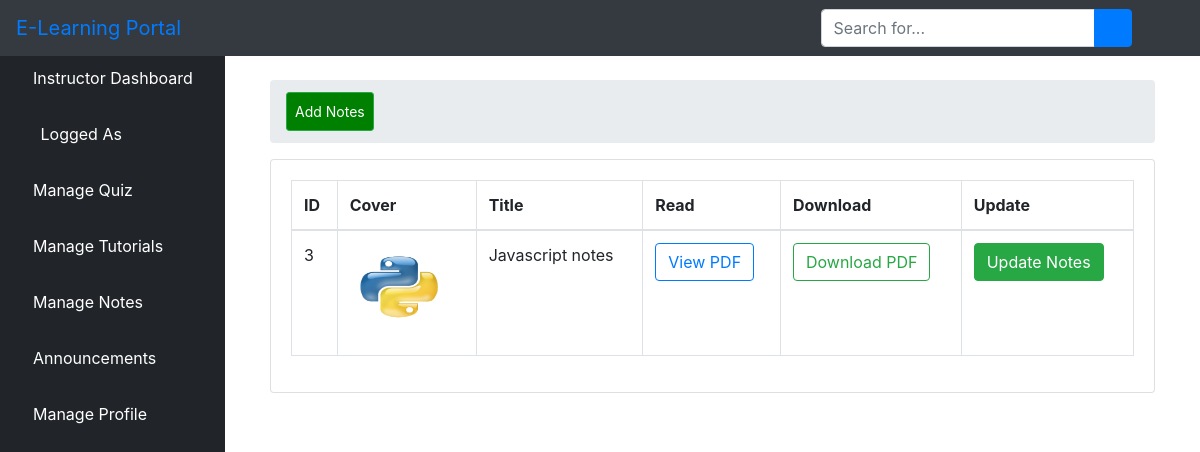
/listnotes/, run on the app's committed database.
### elearn/models.py (models this page shows, shortened)
class Notes(models.Model):
    title = models.CharField(max_length=500)
    file = models.FileField(upload_to='', null=True, blank=True)
    cover = models.ImageField(upload_to='', null=True, blank=True)
    course = models.ForeignKey(Course, on_delete=models.CASCADE)
    user = models.ForeignKey(User, on_delete=models.CASCADE)

### elearn/views.py (the view)
# urls.py: path('listnotes/', views.LNotesList.as_view(), name='lnotes'),
class LNotesList(ListView):
    model = Notes
    template_name = 'dashboard/instructor/list_notes.html'
    context_object_name = 'notes'
    paginate_by = 4
    def get_queryset(self):
        return Notes.objects.order_by('-id')

### elearn/templates/dashboard/instructor/list_notes.html (shortened to what this page needs)
{% extends 'dashboard/instructor/base.html' %}
{% load static %}
{% block body %}
  <div class="container-fluid">
        <div class="row">
          <div class="col-12 mb-3">
          <div class="col-12 mb-3">
                <div id="content-wrapper" style="padding-top: 30px">
        <div class="container-fluid">
               <ol class="breadcrumb">
                <li class="breadcrumb-item">
                    <a  class="btn btn-sm btn-success" href="{% url 'iadd_notes' %}" style="padding: 8px; float: right; background-color: green; color: white;">Add Notes</a>
                </li>
            </ol>
            <div class="card mb-3">
                <div class="card-body">
                    <div class="table-responsive">
                         <table class="table table-bordered" id="dataTable" width="100%" cellspacing="0">
                            <thead>
                            <tr>
                                <th>ID</th>
                                <th>Cover</th>
                                <th>Title</th>
                                <th>Read</th>
                                <th>Download</th>
                                <th>Update</th>
                            </tr>
                            </thead>
                            <tbody>
                              {% if notes%}
                                {% for note in notes%}
                                <tr>
                                  <td>{{ note.id }}</td>
                                  <td>
                                    {% if note.cover %}
                                    <img src="{{ note.cover.url }}" alt="{{ note.title }}" style="width:100px; height: 100px">
                                    {% else %}
                                    <span class="text-muted">No cover</span>
                                    {% endif %}
                                   </td>
                                  <td>{{ note.title }}</td>
                                    <td>
                                    {% if note.file %}
                                      <a href="{{ note.file.url }}" class="btn btn-outline-primary" target="_blank">
                                    View PDF</a>
                                    {% else %}
                                    <span class="text-muted">No PDF</span>
                                   {% endif %}
                                  </td>
                                    <td>
                                    {% if note.cover %}
                                      <a href="{{ note.file.url }}" download class="btn btn-outline-success">
                                    Download PDF</a>
                                    {% else %}
                                   <span class="text-muted">No PDF</span>
                                   {% endif %}
                                  </td>
        <td>
          <a href="{% url 'update_file' note.pk %}"><button type="button" class="btn btn-success">Update Notes</button>
        </td>
                                </tr>
                                {% endfor %}
                                {% endif %}
                            </tbody>
                        </table>
                    </div>
                </div>
            </div>
        </div>
    </div>
</div>
</div>
</body>
</html>
{% endblock %}

### data on the page
Notes: id "3", cover (picture), title "Javascript notes"
